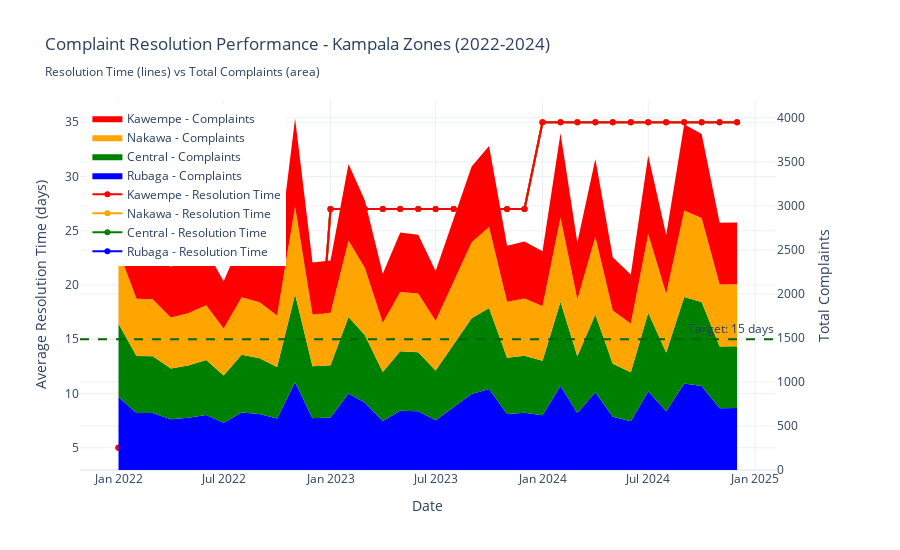

Notebook code cell kept with this figure:
### Code cell
print("\n" + "="*80)
print("INSIGHT 2: Complaint Resolution Crisis in Kampala High-Density Zones")
print("="*80)

# Filter Kampala data (2022-2024 for better clarity)
kampala_data = df[(df['city'] == 'Kampala') & (df['year'] >= 2022)].copy()

# Create figure with secondary y-axis
fig = make_subplots(specs=[[{"secondary_y": True}]])

# Add traces for each zone
zones = kampala_data['zone'].unique()
colors = {'Rubaga': 'blue', 'Central': 'green', 'Nakawa': 'orange', 'Kawempe': 'red'}

for zone in zones:
    zone_data = kampala_data[kampala_data['zone'] == zone].sort_values('date_parsed')

    # Resolution time as lines
    fig.add_trace(
        go.Scatter(
            x=zone_data['date_parsed'],
            y=zone_data['complaint_resolution'],
            name=f'{zone} - Resolution Time',
            line=dict(color=colors.get(zone, 'gray'), width=2),
            mode='lines+markers'
        ),
        secondary_y=False
    )

# Add stacked area for total complaints
for zone in zones:
    zone_data = kampala_data[kampala_data['zone'] == zone].sort_values('date_parsed')

    fig.add_trace(
        go.Scatter(
            x=zone_data['date_parsed'],
            y=zone_data['complaints'],
            name=f'{zone} - Complaints',
            line=dict(width=0),
            stackgroup='one',
            fillcolor=colors.get(zone, 'gray'),
            opacity=0.3
        ),
        secondary_y=True
    )

# Add target line
fig.add_hline(y=15, line_dash="dash", line_color="darkgreen",
              annotation_text="Target: 15 days", secondary_y=False)

fig.update_xaxes(title_text="Date")
fig.update_yaxes(title_text="Average Resolution Time (days)", secondary_y=False)
fig.update_yaxes(title_text="Total Complaints", secondary_y=True)

fig.update_layout(
    title='Complaint Resolution Performance - Kampala Zones (2022-2024)<br><sub>Resolution Time (lines) vs Total Complaints (area)</sub>',
    height=550,
    template='plotly_white',
    hovermode='x unified',
    legend=dict(x=0.01, y=0.99)
)

fig.show()

# Summary table
summary = kampala_data.groupby('zone').agg({
    'complaints': 'mean',
    'resolved': 'mean',
    'complaint_resolution': 'mean',
    'complaint_resolution_efficiency': 'mean',
    'households': 'mean',
    'complaints_per_1000_hh': 'mean'
}).round(2)

print("\nAverage Monthly Performance by Zone (2022-2024):")
print(summary)

### Figure 1 — Plotly figure (JSON) as saved in the notebook; plotly's stock layout.template omitted (floating-point values rounded to 4 significant figures)
{"data": [{"line": {"color": "blue", "width": 2}, "mode": "lines+markers", "name": "Rubaga - Resolution Time", "type": "scatter", "x": ["2022-01-01T00:00:00", "2022-02-01T00:00:00", "2022-03-01T00:00:00", "2022-04-01T00:00:00", "2022-05-01T00:00:00", "2022-06-01T00:00:00", "2022-07-01T00:00:00", "2022-08-01T00:00:00", "2022-09-01T00:00:00", "2022-10-01T00:00:00", "2022-11-01T00:00:00", "2022-12-01T00:00:00", "2023-01-01T00:00:00", "2023-02-01T00:00:00", "2023-03-01T00:00:00", "2023-04-01T00:00:00", "2023-05-01T00:00:00", "2023-06-01T00:00:00", "2023-07-01T00:00:00", "2023-08-01T00:00:00", "2023-09-01T00:00:00", "2023-10-01T00:00:00", "2023-11-01T00:00:00", "2023-12-01T00:00:00", "2024-01-01T00:00:00", "2024-02-01T00:00:00", "2024-03-01T00:00:00", "2024-04-01T00:00:00", "2024-05-01T00:00:00", "2024-06-01T00:00:00", "2024-07-01T00:00:00", "2024-08-01T00:00:00", "2024-09-01T00:00:00", "2024-10-01T00:00:00", "2024-11-01T00:00:00", "2024-12-01T00:00:00"], "xaxis": "x", "y": [5, 5, 5, 5, 5, 5, 5, 5, 5, 5, 5, 5, 27, 27, 27, 27, 27, 27, 27, 27, 27, 27, 27, 27, 35, 35, 35, 35, 35, 35, 35, 35, 35, 35, 35, 35], "yaxis": "y"}, {"line": {"color": "green", "width": 2}, "mode": "lines+markers", "name": "Central - Resolution Time", "type": "scatter", "x": ["2022-01-01T00:00:00", "2022-02-01T00:00:00", "2022-03-01T00:00:00", "2022-04-01T00:00:00", "2022-05-01T00:00:00", "2022-06-01T00:00:00", "2022-07-01T00:00:00", "2022-08-01T00:00:00", "2022-09-01T00:00:00", "2022-10-01T00:00:00", "2022-11-01T00:00:00", "2022-12-01T00:00:00", "2023-01-01T00:00:00", "2023-02-01T00:00:00", "2023-03-01T00:00:00", "2023-04-01T00:00:00", "2023-05-01T00:00:00", "2023-06-01T00:00:00", "2023-07-01T00:00:00", "2023-08-01T00:00:00", "2023-09-01T00:00:00", "2023-10-01T00:00:00", "2023-11-01T00:00:00", "2023-12-01T00:00:00", "2024-01-01T00:00:00", "2024-02-01T00:00:00", "2024-03-01T00:00:00", "2024-04-01T00:00:00", "2024-05-01T00:00:00", "2024-06-01T00:00:00", "2024-07-01T00:00:00", "2024-08-01T00:00:00", "2024-09-01T00:00:00", "2024-10-01T00:00:00", "2024-11-01T00:00:00", "2024-12-01T00:00:00"], "xaxis": "x", "y": [5, 5, 5, 5, 5, 5, 5, 5, 5, 5, 5, 5, 27, 27, 27, 27, 27, 27, 27, 27, 27, 27, 27, 27, 35, 35, 35, 35, 35, 35, 35, 35, 35, 35, 35, 35], "yaxis": "y"}, {"line": {"color": "orange", "width": 2}, "mode": "lines+markers", "name": "Nakawa - Resolution Time", "type": "scatter", "x": ["2022-01-01T00:00:00", "2022-02-01T00:00:00", "2022-03-01T00:00:00", "2022-04-01T00:00:00", "2022-05-01T00:00:00", "2022-06-01T00:00:00", "2022-07-01T00:00:00", "2022-08-01T00:00:00", "2022-09-01T00:00:00", "2022-10-01T00:00:00", "2022-11-01T00:00:00", "2022-12-01T00:00:00", "2023-01-01T00:00:00", "2023-02-01T00:00:00", "2023-03-01T00:00:00", "2023-04-01T00:00:00", "2023-05-01T00:00:00", "2023-06-01T00:00:00", "2023-07-01T00:00:00", "2023-08-01T00:00:00", "2023-09-01T00:00:00", "2023-10-01T00:00:00", "2023-11-01T00:00:00", "2023-12-01T00:00:00", "2024-01-01T00:00:00", "2024-02-01T00:00:00", "2024-03-01T00:00:00", "2024-04-01T00:00:00", "2024-05-01T00:00:00", "2024-06-01T00:00:00", "2024-07-01T00:00:00", "2024-08-01T00:00:00", "2024-09-01T00:00:00", "2024-10-01T00:00:00", "2024-11-01T00:00:00", "2024-12-01T00:00:00"], "xaxis": "x", "y": [5, 5, 5, 5, 5, 5, 5, 5, 5, 5, 5, 5, 27, 27, 27, 27, 27, 27, 27, 27, 27, 27, 27, 27, 35, 35, 35, 35, 35, 35, 35, 35, 35, 35, 35, 35], "yaxis": "y"}, {"line": {"color": "red", "width": 2}, "mode": "lines+markers", "name": "Kawempe - Resolution Time", "type": "scatter", "x": ["2022-01-01T00:00:00", "2022-02-01T00:00:00", "2022-03-01T00:00:00", "2022-04-01T00:00:00", "2022-05-01T00:00:00", "2022-06-01T00:00:00", "2022-07-01T00:00:00", "2022-08-01T00:00:00", "2022-09-01T00:00:00", "2022-10-01T00:00:00", "2022-11-01T00:00:00", "2022-12-01T00:00:00", "2023-01-01T00:00:00", "2023-02-01T00:00:00", "2023-03-01T00:00:00", "2023-04-01T00:00:00", "2023-05-01T00:00:00", "2023-06-01T00:00:00", "2023-07-01T00:00:00", "2023-08-01T00:00:00", "2023-09-01T00:00:00", "2023-10-01T00:00:00", "2023-11-01T00:00:00", "2023-12-01T00:00:00", "2024-01-01T00:00:00", "2024-02-01T00:00:00", "2024-03-01T00:00:00", "2024-04-01T00:00:00", "2024-05-01T00:00:00", "2024-06-01T00:00:00", "2024-07-01T00:00:00", "2024-08-01T00:00:00", "2024-09-01T00:00:00", "2024-10-01T00:00:00", "2024-11-01T00:00:00", "2024-12-01T00:00:00"], "xaxis": "x", "y": [5, 5, 5, 5, 5, 5, 5, 5, 5, 5, 5, 5, 27, 27, 27, 27, 27, 27, 27, 27, 27, 27, 27, 27, 35, 35, 35, 35, 35, 35, 35, 35, 35, 35, 35, 35], "yaxis": "y"}, {"fillcolor": "blue", "line": {"width": 0}, "name": "Rubaga - Complaints", "opacity": 0.3, "stackgroup": "one", "type": "scatter", "x": ["2022-01-01T00:00:00", "2022-02-01T00:00:00", "2022-03-01T00:00:00", "2022-04-01T00:00:00", "2022-05-01T00:00:00", "2022-06-01T00:00:00", "2022-07-01T00:00:00", "2022-08-01T00:00:00", "2022-09-01T00:00:00", "2022-10-01T00:00:00", "2022-11-01T00:00:00", "2022-12-01T00:00:00", "2023-01-01T00:00:00", "2023-02-01T00:00:00", "2023-03-01T00:00:00", "2023-04-01T00:00:00", "2023-05-01T00:00:00", "2023-06-01T00:00:00", "2023-07-01T00:00:00", "2023-08-01T00:00:00", "2023-09-01T00:00:00", "2023-10-01T00:00:00", "2023-11-01T00:00:00", "2023-12-01T00:00:00", "2024-01-01T00:00:00", "2024-02-01T00:00:00", "2024-03-01T00:00:00", "2024-04-01T00:00:00", "2024-05-01T00:00:00", "2024-06-01T00:00:00", "2024-07-01T00:00:00", "2024-08-01T00:00:00", "2024-09-01T00:00:00", "2024-10-01T00:00:00", "2024-11-01T00:00:00", "2024-12-01T00:00:00"], "xaxis": "x", "y": [830, 648, 646, 577, 593, 624, 536, 654, 635, 585, 998, 589, 595, 869, 766, 557, 674, 668, 565, 712, 862, 920, 637, 649, 621, 956, 646, 883, 604, 555, 893, 667, 982, 954, 702, 703], "yaxis": "y2"}, {"fillcolor": "green", "line": {"width": 0}, "name": "Central - Complaints", "opacity": 0.3, "stackgroup": "one", "type": "scatter", "x": ["2022-01-01T00:00:00", "2022-02-01T00:00:00", "2022-03-01T00:00:00", "2022-04-01T00:00:00", "2022-05-01T00:00:00", "2022-06-01T00:00:00", "2022-07-01T00:00:00", "2022-08-01T00:00:00", "2022-09-01T00:00:00", "2022-10-01T00:00:00", "2022-11-01T00:00:00", "2022-12-01T00:00:00", "2023-01-01T00:00:00", "2023-02-01T00:00:00", "2023-03-01T00:00:00", "2023-04-01T00:00:00", "2023-05-01T00:00:00", "2023-06-01T00:00:00", "2023-07-01T00:00:00", "2023-08-01T00:00:00", "2023-09-01T00:00:00", "2023-10-01T00:00:00", "2023-11-01T00:00:00", "2023-12-01T00:00:00", "2024-01-01T00:00:00", "2024-02-01T00:00:00", "2024-03-01T00:00:00", "2024-04-01T00:00:00", "2024-05-01T00:00:00", "2024-06-01T00:00:00", "2024-07-01T00:00:00", "2024-08-01T00:00:00", "2024-09-01T00:00:00", "2024-10-01T00:00:00", "2024-11-01T00:00:00", "2024-12-01T00:00:00"], "xaxis": "x", "y": [830, 648, 646, 577, 593, 624, 536, 654, 635, 585, 998, 589, 595, 869, 766, 557, 674, 668, 565, 712, 862, 920, 637, 649, 621, 956, 646, 883, 604, 555, 893, 667, 982, 954, 702, 703], "yaxis": "y2"}, {"fillcolor": "orange", "line": {"width": 0}, "name": "Nakawa - Complaints", "opacity": 0.3, "stackgroup": "one", "type": "scatter", "x": ["2022-01-01T00:00:00", "2022-02-01T00:00:00", "2022-03-01T00:00:00", "2022-04-01T00:00:00", "2022-05-01T00:00:00", "2022-06-01T00:00:00", "2022-07-01T00:00:00", "2022-08-01T00:00:00", "2022-09-01T00:00:00", "2022-10-01T00:00:00", "2022-11-01T00:00:00", "2022-12-01T00:00:00", "2023-01-01T00:00:00", "2023-02-01T00:00:00", "2023-03-01T00:00:00", "2023-04-01T00:00:00", "2023-05-01T00:00:00", "2023-06-01T00:00:00", "2023-07-01T00:00:00", "2023-08-01T00:00:00", "2023-09-01T00:00:00", "2023-10-01T00:00:00", "2023-11-01T00:00:00", "2023-12-01T00:00:00", "2024-01-01T00:00:00", "2024-02-01T00:00:00", "2024-03-01T00:00:00", "2024-04-01T00:00:00", "2024-05-01T00:00:00", "2024-06-01T00:00:00", "2024-07-01T00:00:00", "2024-08-01T00:00:00", "2024-09-01T00:00:00", "2024-10-01T00:00:00", "2024-11-01T00:00:00", "2024-12-01T00:00:00"], "xaxis": "x", "y": [830, 648, 646, 577, 593, 624, 536, 654, 635, 585, 998, 589, 595, 869, 766, 557, 674, 668, 565, 712, 862, 920, 637, 649, 621, 956, 646, 883, 604, 555, 893, 667, 982, 954, 702, 703], "yaxis": "y2"}, {"fillcolor": "red", "line": {"width": 0}, "name": "Kawempe - Complaints", "opacity": 0.3, "stackgroup": "one", "type": "scatter", "x": ["2022-01-01T00:00:00", "2022-02-01T00:00:00", "2022-03-01T00:00:00", "2022-04-01T00:00:00", "2022-05-01T00:00:00", "2022-06-01T00:00:00", "2022-07-01T00:00:00", "2022-08-01T00:00:00", "2022-09-01T00:00:00", "2022-10-01T00:00:00", "2022-11-01T00:00:00", "2022-12-01T00:00:00", "2023-01-01T00:00:00", "2023-02-01T00:00:00", "2023-03-01T00:00:00", "2023-04-01T00:00:00", "2023-05-01T00:00:00", "2023-06-01T00:00:00", "2023-07-01T00:00:00", "2023-08-01T00:00:00", "2023-09-01T00:00:00", "2023-10-01T00:00:00", "2023-11-01T00:00:00", "2023-12-01T00:00:00", "2024-01-01T00:00:00", "2024-02-01T00:00:00", "2024-03-01T00:00:00", "2024-04-01T00:00:00", "2024-05-01T00:00:00", "2024-06-01T00:00:00", "2024-07-01T00:00:00", "2024-08-01T00:00:00", "2024-09-01T00:00:00", "2024-10-01T00:00:00", "2024-11-01T00:00:00", "2024-12-01T00:00:00"], "xaxis": "x", "y": [830, 648, 646, 577, 593, 624, 536, 654, 635, 585, 998, 589, 595, 869, 766, 557, 674, 668, 565, 712, 862, 920, 637, 649, 621, 956, 646, 883, 604, 555, 893, 667, 982, 954, 702, 703], "yaxis": "y2"}], "layout": {"annotations": [{"showarrow": false, "text": "Target: 15 days", "x": 1, "xanchor": "right", "xref": "x domain", "y": 15, "yanchor": "bottom", "yref": "y"}], "height": 550, "hovermode": "x unified", "legend": {"x": 0.01, "y": 0.99}, "shapes": [{"line": {"color": "darkgreen", "dash": "dash"}, "type": "line", "x0": 0, "x1": 1, "xref": "x domain", "y0": 15, "y1": 15, "yref": "y"}], "title": {"text": "Complaint Resolution Performance - Kampala Zones (2022-2024)<br><sub>Resolution Time (lines) vs Total Complaints (area)</sub>"}, "xaxis": {"anchor": "y", "domain": [0, 0.94], "title": {"text": "Date"}}, "yaxis": {"anchor": "x", "domain": [0, 1], "title": {"text": "Average Resolution Time (days)"}}, "yaxis2": {"anchor": "x", "overlaying": "y", "side": "right", "title": {"text": "Total Complaints"}}}}
